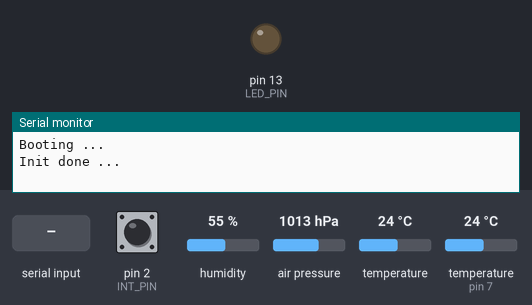
This sketch was run on a simulated Arduino Nano, built with avr-gcc and run on an emulated ATmega328P. Shown: output pins drawn as LEDs (lit = HIGH), the last lines printed to the serial monitor. The test bench sets the inputs (shaded band); at power-on: pin 2 (INT_PIN) HIGH, humidity 55 %, air pressure 1013 hPa, temperature 24 °C, temperature (sensor on pin 7) 24 °C. Sleep ends after the set time or at an interrupt.

Above: at 1.3 s.
1.4 s: pin 2 (INT_PIN) pulled LOW for 0.15 s
At 2.5 s:
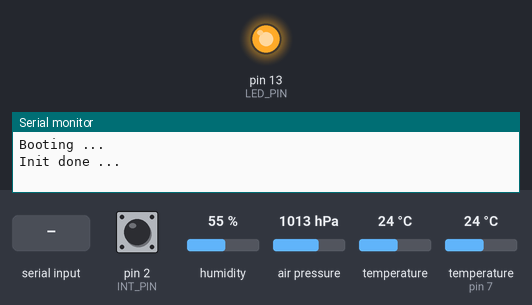
7.5 s: "HUM#" received over Serial
At 13.9 s:
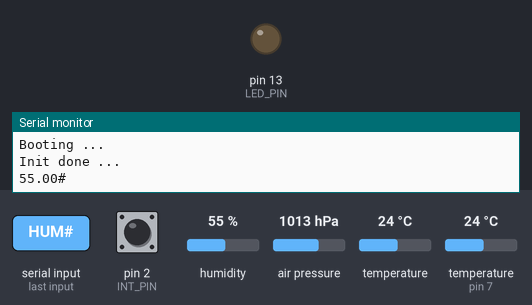
Timing chart, 0 to 15.4 s (numbered marks = the images above; inputs shaded):
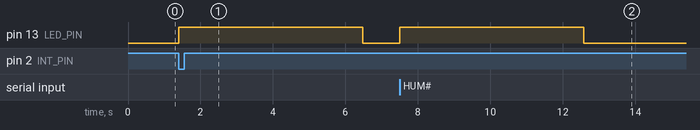

Measured:
- after the input at 1.4 s, pin 13 (LED_PIN): LOW → HIGH at once, → LOW 5.1 s later
- after the input at 7.5 s, pin 13 (LED_PIN): LOW → HIGH at once, → LOW 5.1 s later

The sketch:

TEMPHUM_V3.ino
```cpp
#include <DHT.h>
#include <avr/sleep.h>
#include <Wire.h>
#include <Adafruit_Sensor.h>
#include <Adafruit_BME280.h>
/* for the BMP a modified BME280 library is used 		*/
/* changes are: default I2C adress from 0x77 to 0x76	*/
/* Chip identifier from 0x60 to 0x58					*/
/* the I2C pins of the Nano are pin 4(clock) and 		*/
/* pin 5(data) which have to be connected to the 		*/
/* BMP module 											*/
/********************************************************/
#define VERSION 3.0 /* Version of this code				*/
/********************************************************/
/* INT_PIN muss mit Pin 2 über 470 Ohm verbunden sein. 	*/
/* Da Tx identisch mit Pin 2 ist, löst die serielle  	*/
/* Schnittstelle bei Aktivität den Interrupt aus.    	*/
#define INT_PIN 2
/********************************************************/
/* some definitions for the DHT22						*/
#define DHT_PIN 7
#define LED_PIN 13
#define DHTTYPE DHT22
/********************************************************/
/* if height above sealevel should be calculated		*/
#define SEALEVELPRESSURE_HPA (1013.25)
/********************************************************/
/* prototypes											*/
DHT		dht(DHT_PIN, DHTTYPE);
/********************************************************/
/* global variables										*/
float 	humidity, temperature, bmptemperature, bmppressure;
Adafruit_BME280 bme; /* for I2C comms 					*/
/********************************************************/

void setup()
{
	Serial.begin(57600);
	Serial.flush();
	Serial.println("Booting ...");

	pinMode(INT_PIN, INPUT);      	// Pullup for INT_PIN
	digitalWrite(INT_PIN, HIGH);  	// Arduino sleeps untils serial get actice.
	pinMode(LED_PIN, OUTPUT);     	// LED for activity status
	dht.begin();

    // default settings
    bool status = bme.begin();
    if (!status) {
        Serial.println("Could not find a valid BME280 sensor, check wiring!");
        while (1);}

    messung();                     	// just to have valid data ready
    Serial.println("Init done ...");
    delay(100);						// to ensure not sleep to early
}

void loop()
{
	digitalWrite(LED_PIN, LOW);   	// switch off LED
	enter_sleep();					// and sleep
	// snooze.... chrrr.... until serial comms brings CPU to life
	digitalWrite(LED_PIN, HIGH); 	// woke up: switch LED on

	messung(); 						// measure ..
	String cmd;

  for (int i=0; i <= 5000; i++){
    delay(1);
	  while (Serial.available() > 0){
		  cmd = Serial.readStringUntil('#');
		  if (cmd == "TEM") {
			  Serial.print(temperature); Serial.println('#');}
		  if (cmd == "HUM") {
			  Serial.print(humidity); Serial.println('#');}
		  if (cmd == "DEW") {
			  Serial.print(dewPoint(temperature, humidity)); Serial.println('#');}
		  if (cmd == "PRE") {
			  Serial.print(bmppressure); Serial.println('#');}
		  if (cmd == "VER") {
			  Serial.print(VERSION); Serial.println('#');}
		}
	}
}

void INT_PINisr(void){
/* ISR for INT_PIN 											*/
/* Detach Interrupt, one time is enough for now. Lets		*/
/* the serial communication run without any interrupts.		*/
  detachInterrupt(0);
}

void enter_sleep(void){
/* put arduino to sleep */
	attachInterrupt(0, INT_PINisr, LOW);
	set_sleep_mode(SLEEP_MODE_PWR_DOWN);
	sleep_enable();
	sleep_mode();
	sleep_disable();
}

float dewPoint(double celsius, double humidity) {
/* 	calculate dew point, not the best method, but simple	*/
/*	and good enough for our tasks							*/
	double	a 		= 17.271;
	double 	b 		= 237.7;
	double 	temp 	= (a * celsius) / (b + celsius) + log(humidity / 100);
	float 	Td 		= (b * temp) / (a - temp);
	return 	Td;
}

void messung() {
	humidity 		= dht.readHumidity();
	temperature 	= dht.readTemperature();
    bmptemperature 	= bme.readTemperature(); 		/* deg Celsius */
    bmppressure 	= bme.readPressure() / 100.0F; 	/* hPa */
}

void printBMPValues() {
    Serial.print("Temperature = ");
    Serial.print(bme.readTemperature());
    Serial.println(" *C");

    Serial.print("Pressure = ");
    Serial.print(bme.readPressure() / 100.0F);
    Serial.println(" hPa");

    Serial.print("Approx. Altitude = ");
    Serial.print(bme.readAltitude(SEALEVELPRESSURE_HPA));
    Serial.println(" m");

    Serial.println();
}
```
